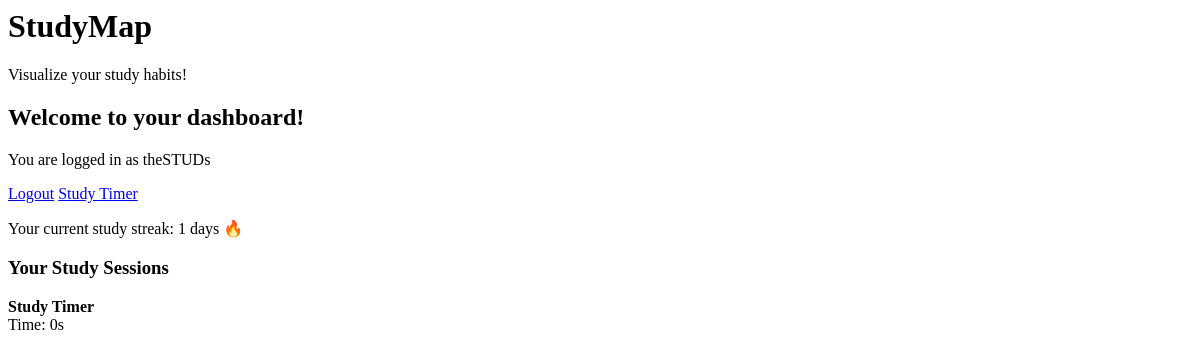
The app's page / (signed in), older data.
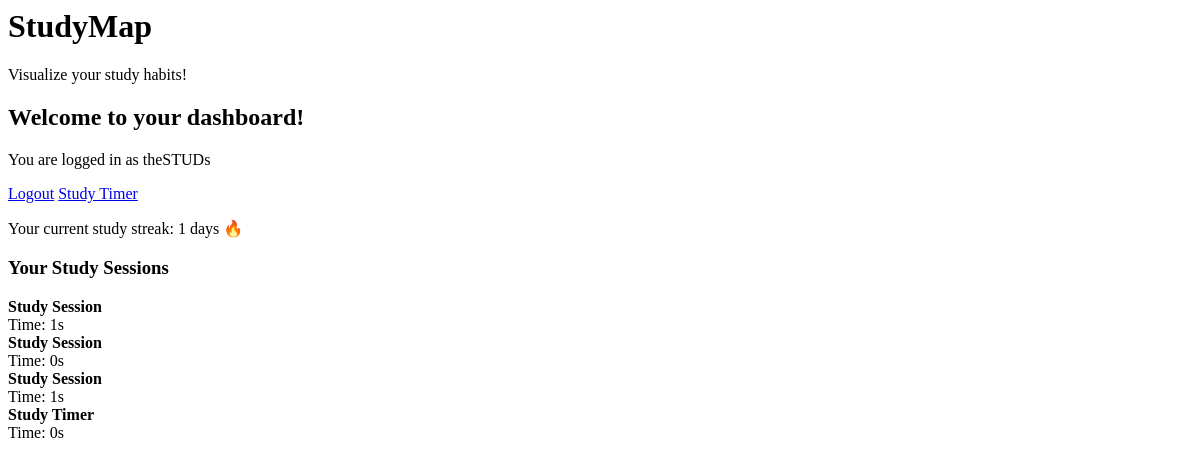
The same page, newer data.
### studyapp/models.py (models this page shows, shortened)
class Stopwatch(models.Model):
    user = models.ForeignKey(User, on_delete=models.CASCADE)
    time_spent = models.IntegerField(default=0)
    time_start = models.DateTimeField(default = timezone.now)
    title = models.CharField(max_length=40)
    latitude = models.DecimalField(default = 0, max_digits=19, decimal_places=10, null = True, blank=True)
    longitude = models.DecimalField(default = 0, max_digits=19, decimal_places=10, null = True, blank=True)
    def get_duration(self):
        hours = self.time_spent // 3600
        minutes = (self.time_spent % 3600) // 60
        seconds = self.time_spent % 60
        return {'hours': hours, 'minutes': minutes, 'seconds': seconds}
    @staticmethod
    def calculate_study_streak(user):
        sessions = Stopwatch.objects.filter(user=user).order_by('-time_start')
        unique_study_dates = set()  # Track unique study dates
        streak = 0
        last_study_date = None
        for session in sessions:
            study_date = session.time_start.date()
            if study_date not in unique_study_dates:
                unique_study_dates.add(study_date)
                if last_study_date is None or (last_study_date - study_date).days == 1:
                    streak += 1
                    last_study_date = study_date
                else:
                    break  # stop counting if there's a gap
        return streak

### studyapp/views.py (the view)
# urls.py: path('', dashboard, name='dashboard'),
def dashboard(request):
    if not request.user.is_authenticated:
        return redirect('login')
    study_sessions = Stopwatch.objects.filter(user=request.user).order_by('-time_start')[:5]
    streak = Stopwatch.calculate_study_streak(request.user)
    context = {
        'study_sessions': study_sessions,
        'streak': streak,
    }
    return render(request, 'dashboard.html', context)

### studyapp/templates/dashboard.html (shortened to what this page needs)
{% load static %}
{% load sass_tags %}
<html>
<head>
    <link rel="stylesheet" href="{% sass_src 'scss/styles.scss' %}"/>
</head>
<body>
    <header>
        <h1>
            <b>StudyMap</b>
        </h1>
        <p class="tagline">Visualize your study habits!</p>
    </header>
    <div class="dashboard-container">
        <div class="dashboard-left">
            <h2>Welcome to your dashboard!</h2>
            <p>You are logged in as {{ request.user.username }}</p>
            <div class="dashboard-buttons">
                <a href="{% url 'logout' %}" class="nb-button blue">Logout</a>
                <a href="{% url 'study_timer' %}" class="nb-button blue">Study Timer</a>
            </div>
            <p>Your current study streak: {{ streak }} days 🔥</p>
        </div>
        <div class="dashboard-right">
            <h3>Your Study Sessions</h3>
            <div class="study-sessions-container">
                {% for session in study_sessions %}
                <div class="study-session">
                    <strong>{{ session.title }}</strong><br>
                    Time:
                    {{ session.get_duration.seconds }}s
                </div>
                {% empty %}
                <p>No study sessions found.</p>
                {% endfor %}
            </div>
        </div>
    </div>
</body>
</html>

Row changes from the older to the newer data that the page shows:
added Stopwatch: title "Study Session", get_duration.seconds "1"
added Stopwatch: title "Study Session", get_duration.seconds "0"
added Stopwatch: title "Study Session", get_duration.seconds "1"
